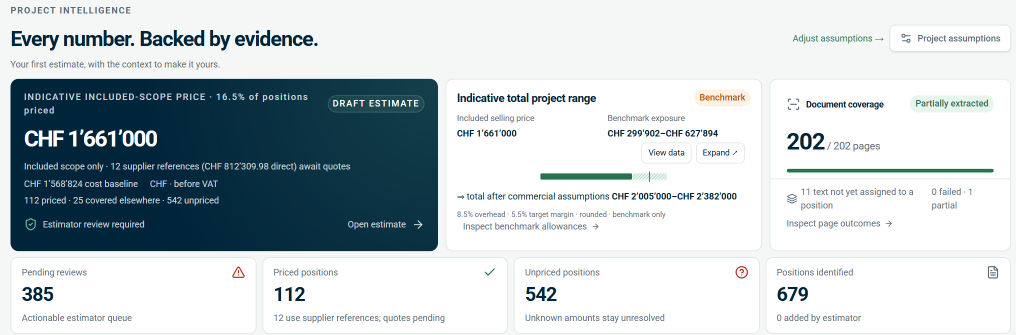
#> input picture pitch/presentation_assets/overview.png, 2032 x 670 px, found by its file name (shown at 1/2 size)
$ python crop.py presentation_assets/overview.png
#> lines starting #> are read from the running program, lines starting #| are printed output that depends on the picture
"""Crop pitch screenshots (2400x1500 captures) into slide-ready regions.

Usage: python -I pitch/crop.py <shots_dir>
Prints JSON {name: [width, height]} for the crops it wrote.
"""
import json
import sys
from pathlib import Path

from PIL import Image

# name: (source file, (left, top, right, bottom)) in original pixels
CROPS = {
    "overview_top": ("overview.png", (348, 216, 2380, 1070)),
    "overview_hero": ("overview.png", (366, 372, 1872, 720)),
    "overview_queue": ("overview.png", (372, 898, 2370, 1058)),
    "inspector_calc": ("inspector-calc.png", (1610, 422, 2358, 1368)),
    "scope_pdf": ("scope-ambiguity.png", (1610, 422, 2358, 1380)),
    "scenarios": ("scenarios.png", (360, 216, 2376, 1404)),
    "analytics": ("analytics.png", (360, 396, 2376, 1368)),
    "workspace": ("workspace.png", (360, 120, 1872, 756)),
    "assistant": ("assistant.png", (1766, 434, 2364, 1362)),
    "login": ("login.png", (466, 292, 1934, 1207)),
}

shots = Path(sys.argv[1])
out = shots / "crops"
out.mkdir(exist_ok=True)
sizes = {}
for name, (src, box) in CROPS.items():
    path = shots / src
    if not path.exists():
        continue
    img = Image.open(path).convert("RGB").crop(box)
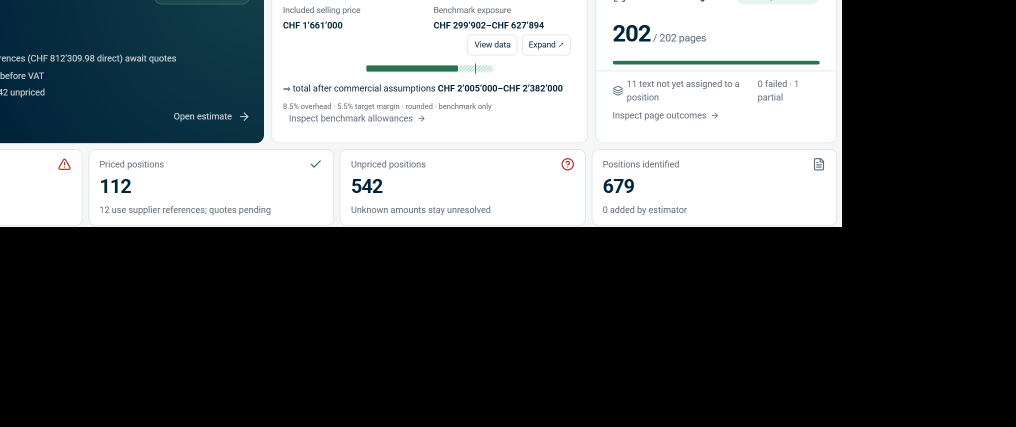
#> img: PIL image 2032x854 RGB (shown at 1/2 size); mean R, G, B 87.7, 91.7, 93.2
    img.save(out / f"{name}.png", optimize=True)
    sizes[name] = list(img.size)
print(json.dumps(sizes))
#> (printed output is left out)
